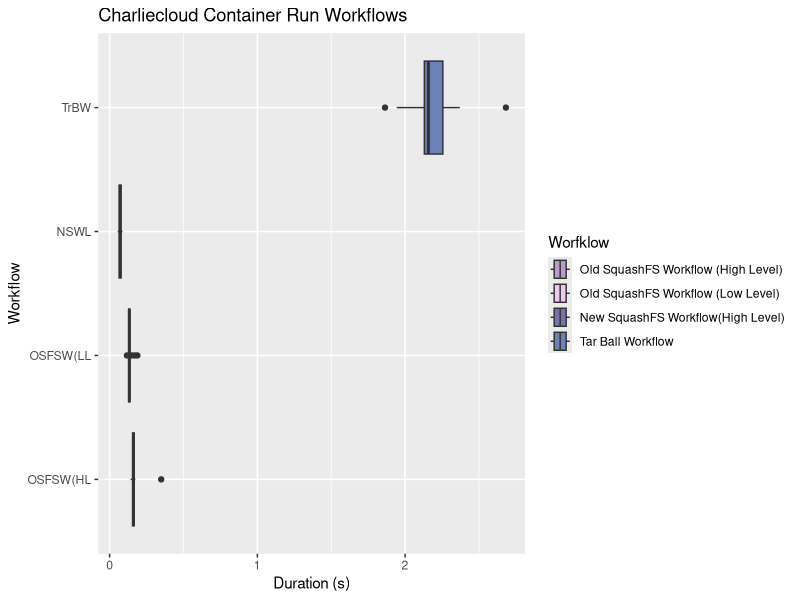

The R source for this figure:
library(dplyr)
library(ggplot2)
library(reshape2)
require(graphics)


colors <- c("#ba9bc9","#f2c9ee","#7575ac","#6b82b8","#f5cec1","#fbf9ed")
palette(colors)


e2e <- read.csv('giggles.csv')
# Plot End to End Times Raw
e2e <- e2e %>%
    mutate(e2e.sfsh = end.sfsh-start.sfsh) %>%
    mutate(e2e.sfsl = end.sfsl-start.sfsl) %>%
    mutate(e2e.psfsh = end.psfsh-start.psfsh) %>%
    mutate(e2e.tb = end.tb-start.tb) %>%
    select(e2e.sfsh, e2e.sfsl, e2e.psfsh, e2e.tb)
names(e2e) <- c("Old SquashFS Workflow (High Level)",
    "Old SquashFS Workflow (Low Level)",
    "New SquashFS Workflow(High Level)",
    "Tar Ball Workflow")
ggplot(melt(e2e), aes(x=value, y=variable, fill=variable)) + geom_boxplot() +
    scale_y_discrete(labels=abbreviate) +
    labs(title="Charliecloud Container Run Workflows") +
    labs(x="Duration (s)", y="Workflow") +
    scale_fill_manual(values=palette(), name = "Worfklow")


